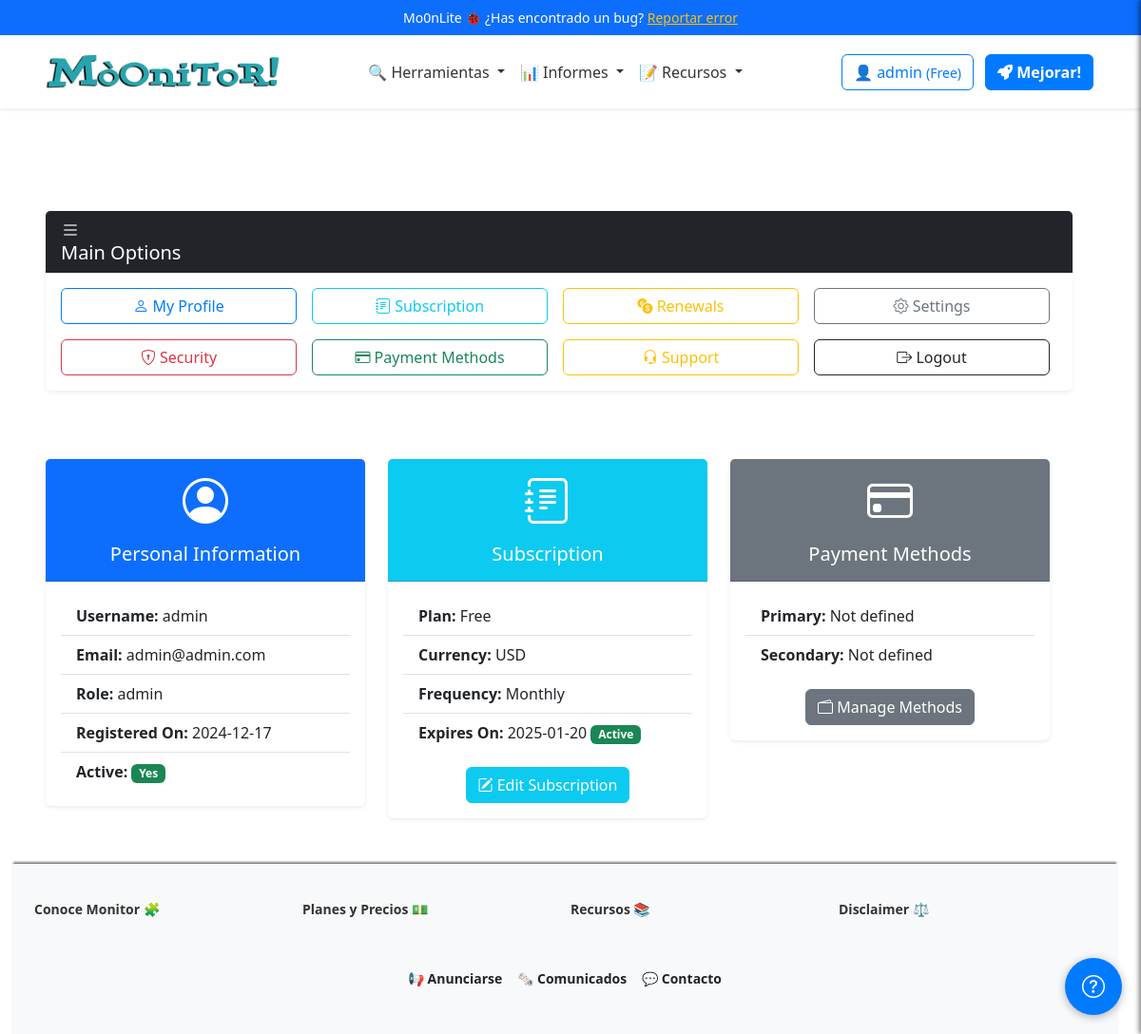
Before: /profile (signed in) with the older database file.
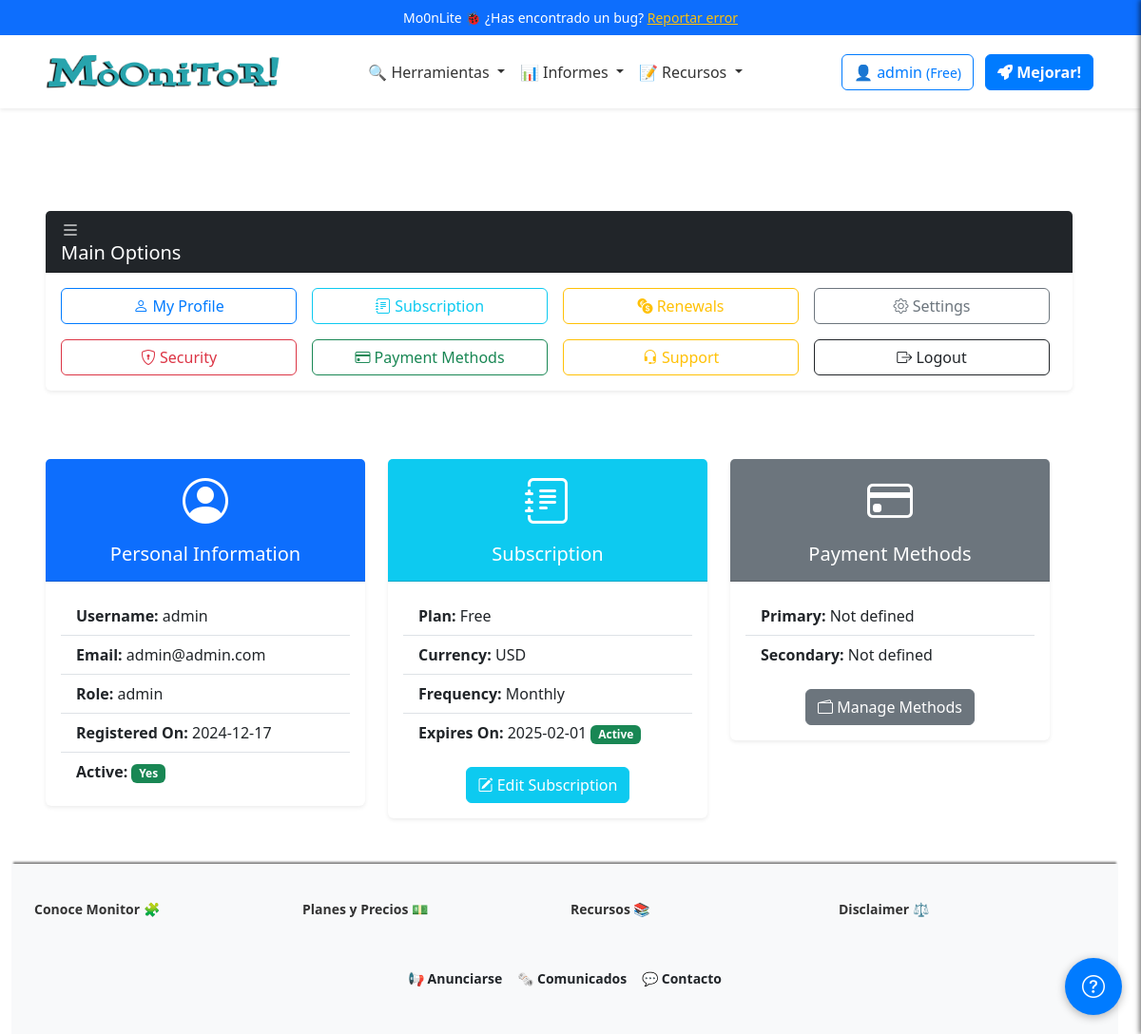
After: the same page with the newer database file.
### app/models/user_model.py (models this page shows, shortened)
class Users(UserMixin, db.Model):
    __tablename__ = 'Users'
    id = db.Column(db.Integer, primary_key=True)
    username = db.Column(db.String(80), unique=True, nullable=False)
    email = db.Column(db.String(120), unique=True, nullable=False)
    password_hash = db.Column(db.String(255), nullable=False)
    token = db.Column(db.String(255), index=True, unique=True)
    active = db.Column(db.Boolean, default=False)
    registered_on = db.Column(db.DateTime, nullable=False, default=datetime.datetime.utcnow)
    config = db.Column(JSONType)
    role = db.Column(db.String(20), nullable=False, default='usuario')
    subscription_plan = db.Column(Enum('Free', 'Pro', 'Corporate', name='subscription_plans'), default='Free')
    subscription_currency = db.Column(db.String(3), default='USD')  # ISO currency codes (e.g., USD, EUR)
    subscription_expiration = db.Column(db.DateTime, nullable=True)
    subscription_frequency = db.Column(Enum('Monthly', 'Annually', name='subscription_frequency'), default='Monthly')
    primary_payment = db.Column(JSONType, nullable=True)  # IBAN, SWIFT, etc.
    secondary_payment = db.Column(JSONType, nullable=True)
    transactions = db.relationship('Transaction', backref='user', lazy=True)
    def is_subscription_active(self):
        if not self.subscription_expiration:
            return False
        return self.subscription_expiration > datetime.datetime.utcnow()

### app/controllers/user_controller.py (the view)
@app.route('/profile') ## futuro dashboard
@login_required
def profile():
    breadcrumbs = [
        {'url': '/profile', 'text': 'Perfil'}
    ]
    user = Users.query.filter_by(id=current_user.id).first()
    return render_template('user/profile.html', user=user, breadcrumbs=breadcrumbs)

### app/__init__.py (called while the page is built)
@app.context_processor
def inject_sidebar_info():
    return dict(is_admin=current_user.is_authenticated and current_user.role == 'admin')

@app.context_processor
def inject_breadcrumb():
    breadcrumbs = [
        {'url': '/', 'text': 'Inicio'},
        {'url': '/profile', 'text': 'Opcion 1'},
        {'url': '/profile/edit', 'text': 'Sub opcion 1'}
    ]
    return {'breadcrumbs': breadcrumbs}

@app.context_processor
def inject_grouped_tools():
    grouped_tools = {}
    for category, tools_in_category in groupby(sorted(tools, key=itemgetter('category')), key=itemgetter('category')):
        subcategories = {}
        for subcategory, tools_in_subcategory in groupby(sorted(tools_in_category, key=itemgetter('subcategory')), key=itemgetter('subcategory')):
            subcategories[subcategory] = list(tools_in_subcategory)
        grouped_tools[category] = subcategories
    return dict(grouped_tools=grouped_tools)

@login_manager.user_loader
def load_user(user_id):
    return Users.query.get(int(user_id))

### app/templates/user/profile.html (shortened to what the changed rows need)
{% extends 'base.html' %}
{% block content %}
<div class="container my-5">
    <div class="row">
        <div class="col-12 mb-4">
            <div class="card shadow-sm border-0">
                <div class="card-header bg-dark text-white d-flex justify-content-between align-items-center">
                    <h2 class="h5 mb-0"><i class="bi bi-list"></i> Main Options</h2>
                </div>
            </div>
        </div>
        <div class="row g-4">
            <div class="col-lg-4 col-md-6">
                <div class="card shadow-sm border-0">
                    <div class="card-body">
                        <ul class="list-group list-group-flush">
                            <li class="list-group-item"><strong>Username:</strong> {{ user.username }}</li>
                            <li class="list-group-item"><strong>Email:</strong> {{ user.email }}</li>
                            <li class="list-group-item"><strong>Role:</strong> {{ user.role }}</li>
                            <li class="list-group-item"><strong>Registered On:</strong> {{ user.registered_on.strftime('%Y-%m-%d') }}</li>
                            <li class="list-group-item">
                                <strong>Active:</strong>
                                {% if user.active %}
                                <span class="badge bg-success">Yes</span>
                                {% else %}
                                <span class="badge bg-danger">No</span>
                                {% endif %}
                            </li>
                        </ul>
                    </div>
                </div>
            </div>
            <div class="col-lg-4 col-md-6">
                <div class="card shadow-sm border-0">
                    <div class="card-body">
                        <ul class="list-group list-group-flush">
                            <li class="list-group-item"><strong>Plan:</strong> {{ user.subscription_plan }}</li>
                            <li class="list-group-item"><strong>Currency:</strong> {{ user.subscription_currency }}</li>
                            <li class="list-group-item"><strong>Frequency:</strong> {{ user.subscription_frequency }}</li>
                            <li class="list-group-item">
                                <strong>Expires On:</strong>
                                {% if user.subscription_expiration %}
                                {{ user.subscription_expiration.strftime('%Y-%m-%d') }}
                                {% if user.is_subscription_active() %}
                                <span class="badge bg-success">Active</span>
                                {% else %}
                                <span class="badge bg-danger">Expired</span>
                                {% endif %}
                                {% else %}
                                No subscription
                                {% endif %}
                            </li>
                        </ul>
                    </div>
                </div>
            </div>
            <div class="col-lg-4 col-md-6">
                <div class="card shadow-sm border-0">
                    <div class="card-body">
                        <ul class="list-group list-group-flush">
                            <li class="list-group-item"><strong>Primary:</strong> {{ user.primary_payment.method if user.primary_payment else 'Not defined' }}</li>
                            <li class="list-group-item"><strong>Secondary:</strong> {{ user.secondary_payment.method if user.secondary_payment else 'Not defined' }}</li>
                        </ul>
                    </div>
                </div>
            </div>
        </div>
    </div>
</div>
{% endblock %}

### app/templates/inc/header.html (shortened to what this page needs)
<header class="header">
<div class="info-bar text-center py-2 bg-primary text-white">
  Mo0nLite 🐞 ¿Has encontrado un bug? <a href="#" class="text-warning text-decoration-underline">Reportar error</a>
</div>
  <nav class="navbar navbar-expand-lg navbar-light bg-white shadow-sm">
    <div class="container">
      <a class="navbar-brand mx-auto" href="{{ url_for('index') }}">
        <img src="{{ url_for('static', filename='logo.png') }}" alt="Logo" height="50"
          class="d-inline-block align-text-top">
      </a>
      <div class="collapse navbar-collapse justify-content-center" id="navbarNav">
        <ul class="navbar-nav align-items-center">
          <li class="nav-item dropdown">
            <a class="nav-link dropdown-toggle" href="#" id="domainDnsDropdown" role="button" data-bs-toggle="dropdown"
              aria-expanded="false">
              🔍 Herramientas
            </a>
          </li>
          <li class="nav-item dropdown">
            <a class="nav-link dropdown-toggle" href="#" id="domainDnsDropdown" role="button" data-bs-toggle="dropdown"
              aria-expanded="false">
              📊 Informes
            </a>
          </li>
          <li class="nav-item dropdown">
            <a class="nav-link dropdown-toggle" href="#" id="domainDnsDropdown" role="button" data-bs-toggle="dropdown"
              aria-expanded="false">
              📝 Recursos
            </a>
          </li>
        </ul>
      </div>
      <div class="d-flex align-items-center ms-3">
        {% if current_user.is_authenticated %}
        <a href="/dashboard" class="btn btn-outline-primary me-2"><span class="item-responsive">👤 {{
            current_user.username
            }} <small>({{ current_user.subscription_plan }})</small></a>
            {% if current_user.subscription_plan == "Free" %}
            <a class="btn btn-primary me-2 ms-1 text-decoration-none fw-semibold" href="{{ url_for('edit_subscription') }}"><i class="fa-solid fa-rocket"></i>
              Mejorar!</a>
            {% endif %}
        {% else %}
        <a class="btn btn-outline-primary me-2 ms-1" href="{{ url_for('login') }}"><i class="fa-solid fa-key"></i>
          Entrar</a>
        <a class="btn btn-primary me-2 ms-1" href="{{ url_for('register') }}"><i class="fa-solid fa-crown"></i>
          Empezar gratis</a></li>
        {%endif%}
      </div>
    </div>
  </nav>
</header>

Changed rows visible on the page:
changed Users "admin": subscription_expiration "2025-01-20" → "2025-02-01"
